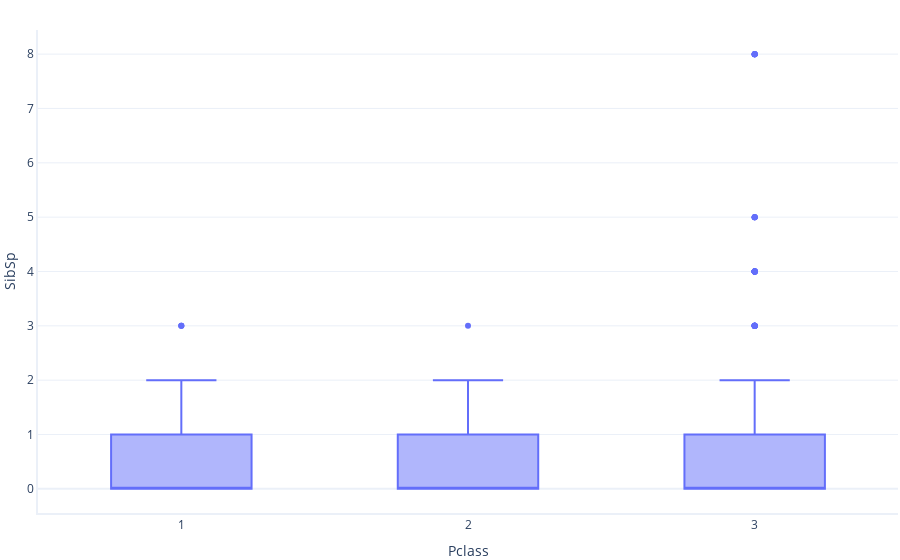

The notebook cell saved with this chart:
### Markdown cell above
Para los titulares de boletos de primera y segunda clase, las personas en grupos familiares más grandes parecen haber tenido mejores tasas de supervivencia. Sin embargo, este no parece ser el caso de los pasajeros de tercera clase.

 Por último, veamos si aquellos con diferentes tipos de boletos tienden a estar en familias de diferentes tamaños. Para el análisis de distribución de datos, una caja y bigotes es una buena alternativa a los histogramas.

### Code cell
graphing.box_and_whisker(dataset, label_x="Pclass", label_y="SibSp")

### Figure 1 — Plotly figure (JSON) as saved in the notebook; plotly's stock layout.template omitted (floating-point values rounded to 4 significant figures; data arrays with more than 128 entries replaced by an {"elided": "..."} marker saying what was removed)
{"data": [{"alignmentgroup": "True", "hovertemplate": "Pclass=%{x}<br>SibSp=%{y}<extra></extra>", "legendgroup": "", "marker": {"color": "#636efa"}, "name": "", "notched": false, "offsetgroup": "", "orientation": "v", "showlegend": false, "type": "box", "x": {"elided": "891 int values"}, "x0": " ", "xaxis": "x", "y": {"elided": "891 int values"}, "y0": " ", "yaxis": "y"}], "layout": {"boxmode": "group", "legend": {"tracegroupgap": 0}, "xaxis": {"anchor": "y", "domain": [0, 1], "title": {"text": "Pclass"}}, "yaxis": {"anchor": "x", "domain": [0, 1], "title": {"text": "SibSp"}}}}
